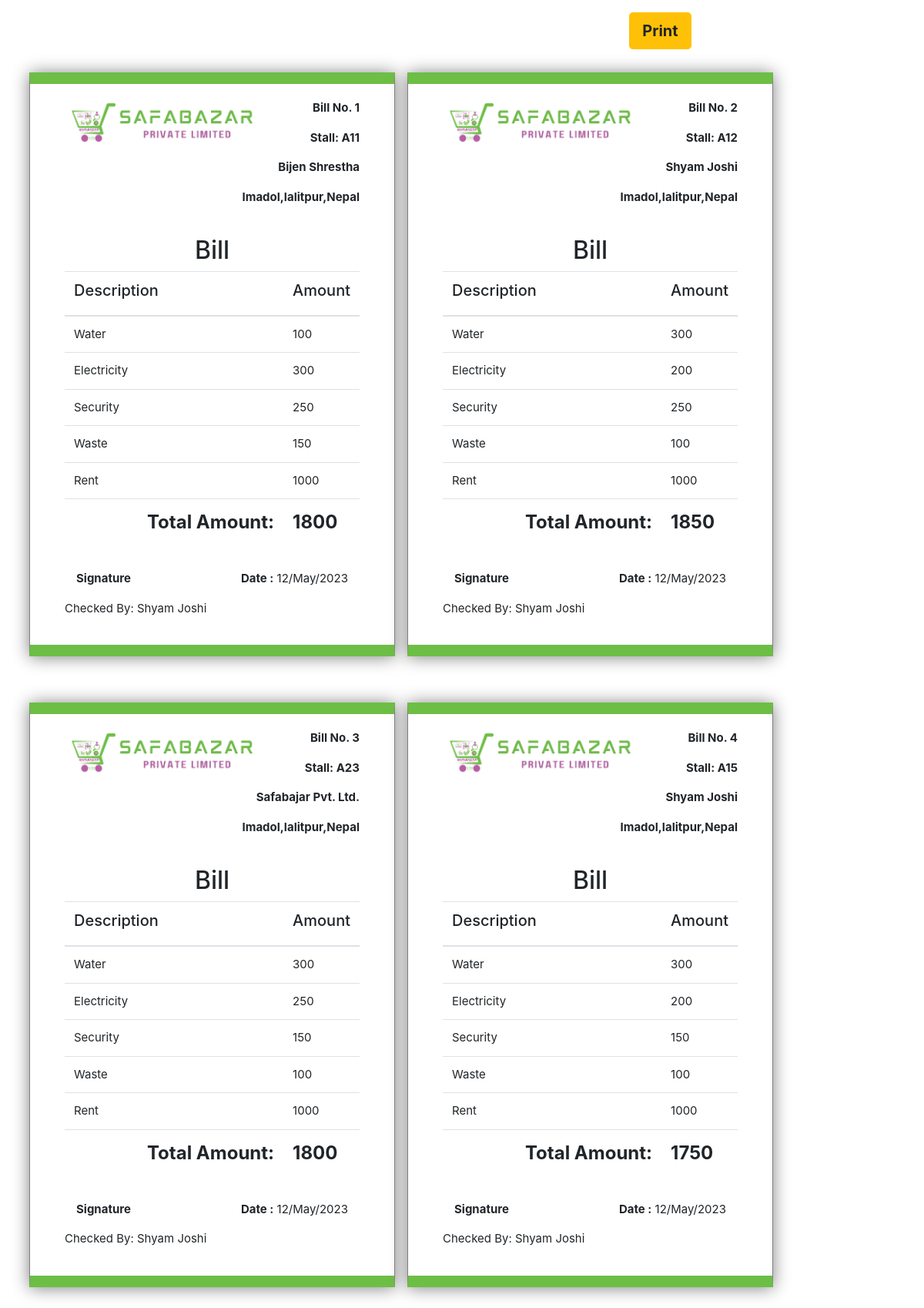
Page /Report.php (signed in) on the committed database.
### tables this page shows
CREATE TABLE `Category` (
  `Id` int(255) NOT NULL,
  `Title` varchar(255) DEFAULT NULL,
  `Rate` varchar(255) DEFAULT NULL
);

CREATE TABLE `Stall` (
  `Id` int(255) NOT NULL,
  `Name` varchar(255) DEFAULT NULL,
  `Seller_id` varchar(255) DEFAULT NULL,
  `Type` varchar(255) DEFAULT NULL,
  `Category` varchar(255) DEFAULT NULL,
  `Rate` varchar(255) DEFAULT NULL
);

### Report.php (the view, shortened to what this page needs)
<?php
if (!($User_Email = $_SESSION['Email'])) {
    header('Location:Login.php');
}
require_once("Connection.php");
$sql_user = "SELECT `Admin`.`Name` FROM `Admin` WHERE `Admin`.`Email`= '$User_Email' ";
$result_user = mysqli_query($conn, $sql_user);
$data_user = mysqli_fetch_array($result_user);
?>
<!DOCTYPE html>
<html lang="en">
<head>
    <link rel="stylesheet" href="https://stackpath.bootstrapcdn.com/bootstrap/4.1.0/css/bootstrap.min.css"
>
</head>
<body>
    <div class="container">
        <div class="d-flex justify-content-around ">
            <button class="btn btn-lg font-weight-bold btn-warning btn-primary mt-3" id="printBtn">Print</button>
        </div>
        <div class="row">
            <?php
            $i = 001;
            $sql_stall = "SELECT DISTINCT Stall.Name FROM `Stall` ";
            $result_stall = mysqli_query($conn, $sql_stall);
            while ($data_stall = mysqli_fetch_array($result_stall)) {
                ?>
                <div class="col-md-5 col-md-offset-3 mx-2 body-main invoice">
                    <div class="col-md-12">
                        <div class="row">
                            <div class="col-md-4 logo">
                                <img class="img" src="./img/logo.png" height="60px">
                            </div>
                            <?php
                            $Stall_Name = $data_stall['Name'];
                            $sql = "SELECT  Stall.Name ,Stall.Seller_id,Seller.Name as Seller_name, Seller.Address FROM `Stall` inner join `Seller` on `Stall`.`Seller_id` = `Seller`.`id` Where `Stall`.`Name`='$Stall_Name'";
                            $result = mysqli_query($conn, $sql);
                            $data = mysqli_fetch_array($result);
                            ?>
                            <div class="col-md-8 text-right">
                                <p class='font-weight-bold'>Bill No.
                                    <?php echo $i++ ?>
                                </p>
                                <p class='font-weight-bold'>Stall:
                                    <?php echo $data['Name'] ?>
                                </p>
                                <p class='font-weight-bold'>
                                    <?php echo $data['Seller_name'] ?>
                                </p>
                                <p class='font-weight-bold'>
                                    <?php echo $data['Address'] ?>
                                </p>
                            </div>
                        </div>
                        <br />
                        <div class="row">
                            <div class="col-md-12 text-center">
                                <h2>Bill</h2>
                            </div>
                        </div>
                        <div>
                            <table class="table">
                                <thead>
                                    <tr>
                                        <th>
                                            <h5>Description</h5>
                                        </th>
                                        <th>
                                            <h5>Amount</h5>
                                        </th>
                                    </tr>
                                </thead>
                                <tbody>
                                    <?php
                                    $sql_cat = "SELECT * FROM Category";
                                    $result_cat = mysqli_query($conn, $sql_cat);
                                    $Date = Date('d/M/Y');
                                    $sum = 0;
                                    while ($data_cat = mysqli_fetch_assoc($result_cat)) {
                                        $Category = $data_cat['Title'];
                                        ?>
                                        <tr>
                                            <td class="col-md-9">
                                                <?php echo $data_cat['Title']; ?>
                                            </td>
                                            <td class="col-md-3">
                                                <?php
                                                $sql1 = "SELECT * FROM `Stall` WHERE `Name`='$Stall_Name' AND `Category`='$Category'";
                                                $result1 = mysqli_query($conn, $sql1);
                                                $data1 = mysqli_fetch_assoc($result1);
                                                ?>
                                                <?php if ($data1['Rate'] == !null) {
                                                    echo $data1['Rate'];
                                                    $sum = $sum + $data1['Rate'];
                                                } else {
                                                    echo 0;
                                                }
                                                ?>
                                            </td>
                                            <?php
                                    }
                                    ?>
                                    </tr>
                                    <tr>
                                        <td class="text-right">
                                            <p>
                                                <strong style="font-size: x-large;">Total Amount: </strong>
                                            </p>
                                        </td>
                                        <td>
                                            <p>
                                                <strong style="font-size: x-large;">
                                                    <?php echo $sum ?>
                                                </strong>
                                            </p>
                                        </td>
                                    </tr>
                                </tbody>
                            </table>
                        </div>
                        <div>
                            <div class="col-md-12 d-flex justify-content-between">
                                <p><b>Signature</b></p>
                                <p><b>Date :</b>
                                    <?php echo $Date ?>
                                </p>
                            </div>
                            <p>Checked By:
                                <?php echo $User_name = $data_user['Name']; ?>
                            </p>
                        </div>
                    </div>
                </div>
                <?php
            }
            ?>
        </div>
    </div>
</body>
</html>

### Report.php (style rules this page uses)
.body-main { background: #ffffff; border-bottom: 15px solid #6dbe45 !important; border-top: 15px solid #6dbe45 !important; margin-top: 30px; margin-bottom: 30px; padding: 20px 30px !important; position: relative; border: 1px solid rgba(0, 0, 0, 0.5); box-shadow: 0 1px 21px #808080; font-size: 15px; }

### rows in the picture
category: Title "Water", stall.Rate "100", stall.Rate "300"
category: Title "Electricity", stall.Rate "300", stall.Rate "200", stall.Rate "250"
category: Title "Security", stall.Rate "250", stall.Rate "150"
category: Title "Waste", stall.Rate "150", stall.Rate "100"
category: Title "Rent", stall.Rate "1000"

### other values in the picture
$data['Name'] "A11"
$data['Seller_name'] "Bijen Shrestha"
$data['Address'] "Imadol,lalitpur,Nepal"
$sum "1800"
$Date "12/May/2023"
$User_name = $data_user['Name'] "Shyam Joshi"
$data['Name'] "A12"
$data['Seller_name'] "Shyam Joshi"
$sum "1850"
$data['Name'] "A23"
$data['Seller_name'] "Safabajar Pvt. Ltd."
$data['Name'] "A15"
$sum "1750"
